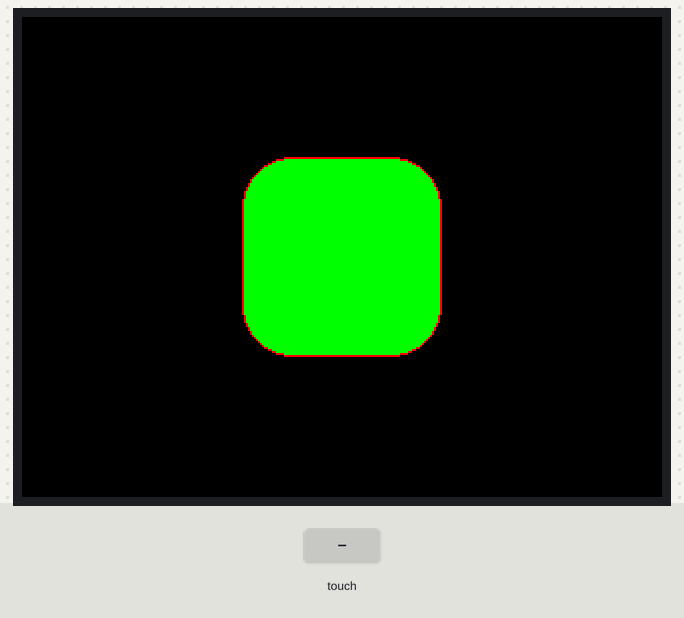
A sketch run on a simulated Arduino Leonardo, built with avr-gcc and run on an emulated ATmega32U4. Shown: 320×240 colour display. The test bench sets the inputs (shaded band). USB keyboard and mouse output is not drawn; what the sketch prints to the serial monitor is not drawn.

Above: at 1.4 s.
1.5 s: touch panel pressed at 38 % / 30 % of its raw x / y range
At 1.6 s:
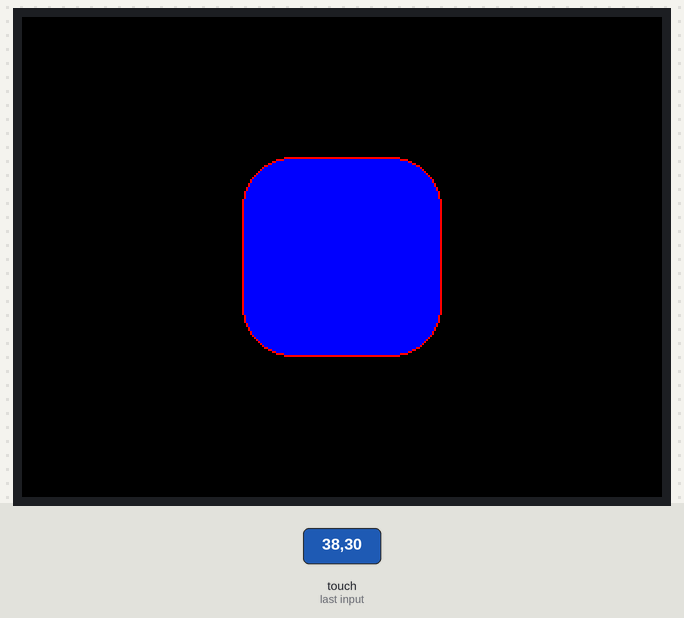
Timing chart, 0 to 4.5 s (numbered marks = the images above; inputs shaded):
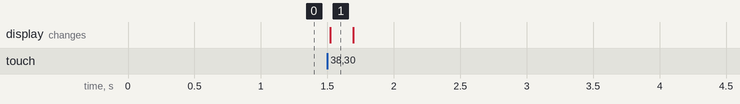

Measured:
- after the input at 1.5 s, the display: changes at once (image 1)

The sketch:

interface.ino
```cpp
#include <Elegoo_GFX.h>
#include <Elegoo_TFTLCD.h>
#include <TouchScreen.h>
#include <stdint.h>
#include <Keyboard.h>

#define LCD_CS A3
#define LCD_CD A2
#define LCD_WR A1
#define LCD_RD A0

#define LCD_RESET A4

#define BLACK   0x0000
#define BLUE    0x001F
#define RED     0xF800
#define GREEN   0x07E0
#define CYAN    0x07FF
#define MAGENTA 0xF81F
#define YELLOW  0xFFE0
#define WHITE   0xFFFF

#define YP A2  // must be an analog pin, use "An" notation!
#define XM A3  // must be an analog pin, use "An" notation!
#define YM 8   // can be a digital pin
#define XP 9   // can be a digital pin

//Touch For New ILI9341 TP
#define TS_MINX 120
#define TS_MAXX 900

#define TS_MINY 70
#define TS_MAXY 920
// We have a status line for like, is FONA working
#define STATUS_X 10
#define STATUS_Y 65

Elegoo_TFTLCD tft(LCD_CS, LCD_CD, LCD_WR, LCD_RD, LCD_RESET);
TouchScreen ts = TouchScreen(XP, YP, XM, YM, 300);
Elegoo_GFX_Button button;
/*
class Button{
  public:
  Elegoo_TFTLCD* tft;
  short x1, x2, y1, y2;
  void (*macro)();
  void set_macro(void (*new_macro)());
  void set_coord(short new_x1, short new_x2, short new_y1, short new_y2);
  Button(short new_x1, short new_x2, short new_y1, short new_y2, Elegoo_TFTLCD* new_tft);
};

Button::Button(short new_x1, short new_x2, short new_y1, short new_y2, Elegoo_TFTLCD* new_tft){
 tft = new_tft;
 set_coord(new_x1, new_x2, new_y1, new_y2);
 Serial.println("hi");
}

void Button::set_coord(short new_x1, short new_x2, short new_y1, short new_y2) {
  x1 = new_x1;
  x2 = new_x2;
  y1 = new_y1;
  y2 = new_y2;
 tft->fillRect(x1, y1, abs(x2-x1), abs(y2-y1), RED);
}
void Button::set_macro(void (*new_macro)()){
  macro = new_macro;
}*/

void setup() {
  Serial.begin(9600);
  tft.reset();
  uint16_t identifier = tft.readID();
  if(identifier == 0x9325) {
    Serial.println(F("Found ILI9325 LCD driver"));
  } else if(identifier == 0x9328) {
    Serial.println(F("Found ILI9328 LCD driver"));
  } else if(identifier == 0x4535) {
    Serial.println(F("Found LGDP4535 LCD driver"));
  }else if(identifier == 0x7575) {
    Serial.println(F("Found HX8347G LCD driver"));
  } else if(identifier == 0x9341) {
    Serial.println(F("Found ILI9341 LCD driver"));
  } else if(identifier == 0x8357) {
    Serial.println(F("Found HX8357D LCD driver"));
  } else if(identifier==0x0101)
  {
      identifier=0x9341;
       Serial.println(F("Found 0x9341 LCD driver"));
  }else {
    Serial.print(F("Unknown LCD driver chip: "));
    Serial.println(identifier, HEX);
    Serial.println(F("If using the Elegoo 2.8\" TFT Arduino shield, the line:"));
    Serial.println(F("  #define USE_Elegoo_SHIELD_PINOUT"));
    Serial.println(F("should appear in the library header (Elegoo_TFT.h)."));
    Serial.println(F("If using the breakout board, it should NOT be #defined!"));
    Serial.println(F("Also if using the breakout, double-check that all wiring"));
    Serial.println(F("matches the tutorial."));
    identifier=0x9341;

  }
  tft.begin(identifier);
  tft.setRotation(1);
  tft.fillScreen(BLACK);
  button.initButton(&tft,320/2,240/2,100,100,RED,GREEN,BLUE,(char*)"",1);
  button.drawButton();
  Keyboard.begin();
}

#define MINPRESSURE 10
#define MAXPRESSURE 1000
#define PRESSURE_TOLERANCE 100
short pressure_counter = 0;
boolean state = false;

void loop() {
  //digitalWrite(13, HIGH);
  TSPoint p = ts.getPoint();
  //digitalWrite(13, LOW);
  pinMode(XM, OUTPUT);
  pinMode(YP, OUTPUT);
  if (p.z > MINPRESSURE && p.z < MAXPRESSURE) {
    p.x = map(p.x, TS_MINX, TS_MAXX, tft.width(), 0);
    p.y = (tft.height()-map(p.y, TS_MINY, TS_MAXY, tft.height(), 0));
    if(button.contains(p.x, p.y))
    {
      pressure_counter = 0;
      if(state == false)
      {
        Keyboard.write('g');
        button.drawButton(true);
        state = true;
      }
    }
   }
   else
      if(state == true && pressure_counter >=PRESSURE_TOLERANCE)
      {
        pressure_counter = 0;
        button.drawButton();
        state = false;
      }else
      {
        pressure_counter++;
      }
}
```
